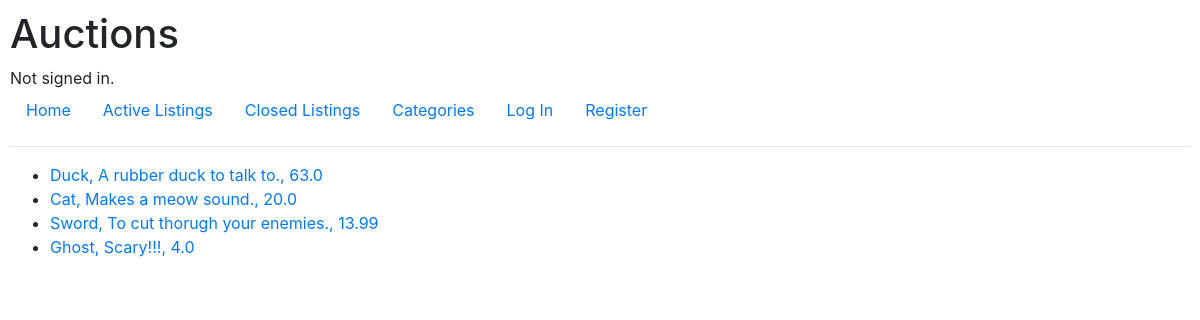
Screenshot of /categories/TOYS/ with the database file from the repository.
### auctions/models.py (models this page shows)
class AuctionListing(models.Model):
    CATEGORY_CHOICES = [
        ('TOYS', 'Toys'),
        ('BOOK', 'Books'),
    ]
    category = models.CharField(max_length=4, choices=CATEGORY_CHOICES)
    user = models.ForeignKey(User, on_delete=models.CASCADE, related_name="lister")
    title = models.CharField(max_length=64)
    description = models.TextField()
    starting_bid = models.FloatField()
    active = models.BooleanField(default=True)
    winner = models.ForeignKey(User, on_delete=models.SET_NULL, null=True, blank=True, related_name="winner")
    def __str__(self):
        return f"{self.title}, {self.description}, {self.starting_bid}"

### auctions/views.py (the view)
# urls.py: path("categories/<str:category_name>/", views.category_detail, name="category_detail"),
def category_detail(request, category_name):
    active_listing = AuctionListing.objects.filter()
    return render(request, 'auctions/category_detail.html', {
        'active': active_listing,
        'category_name': category_name
    })

### auctions/templates/auctions/category_detail.html (shortened to what this page needs)
{% extends "auctions/layout.html" %}
{% block body %}
    <ul>
        {% for active in active %}
        {% if active.category == category_name %}
            <li>
                <a href="{% url 'listing' active.id %}">
                    {{ active }}
                </a>
            </li>
        {% endif %}
        {% endfor %}
    </ul>
{% endblock %}

### auctions/static/auctions/styles.css (style rules this page uses)
body { padding: 10px; }

### rows the page displays
AuctionListing: title+description+starting_bid "Duck, A rubber duck to talk to., 63.0"
AuctionListing: title+description+starting_bid "Cat, Makes a meow sound., 20.0"
AuctionListing: title+description+starting_bid "Sword, To cut thorugh your enemies., 13.99"
AuctionListing: title+description+starting_bid "Ghost, Scary!!!, 4.0"
